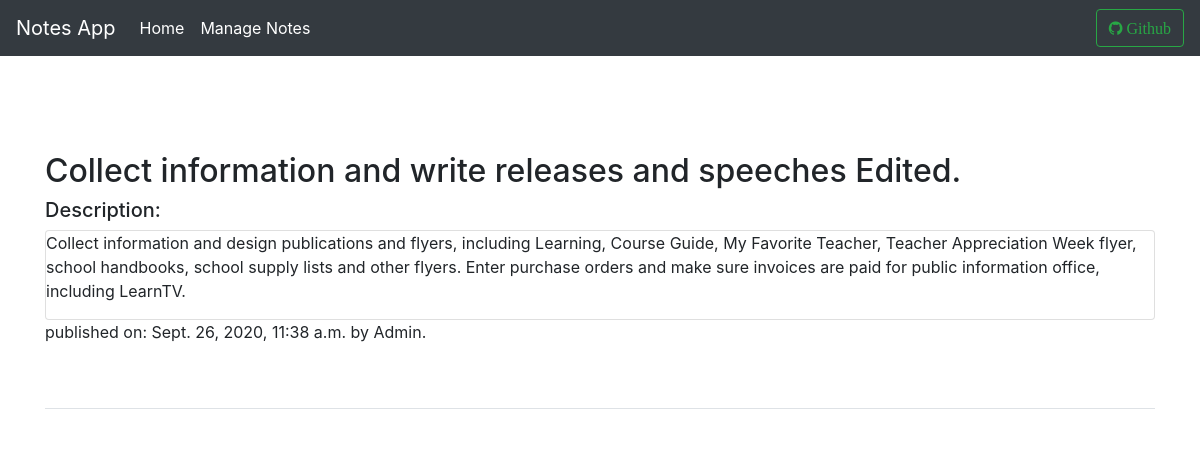
Screenshot of /Info/ with the database file from the repository.
### core/models.py (models this page shows, shortened)
class Core(models.Model):
    title = models.CharField(max_length=200, )
    excerpt = models.TextField(null=True)
    author = models.ForeignKey(User, on_delete=models.CASCADE, related_name='core')
    slug = models.SlugField(max_length=100, unique=True)
    updated = models.DateTimeField(auto_now=True)
    published = models.DateTimeField(default=timezone.now)
    class Meta:
        ordering = ['-published']

### core/views.py (the view)
# urls.py: path('<slug:slug>/', views.SingleView.as_view(), name='single'),
class SingleView(DetailView):
    model = Core
    template_name = 'core/single.html'
    context_object_name = 'post'

### templates/core/single.html
{% extends 'core/base.html' %}
{% block content %}
    <div class="container">
        <div class="row">
            <div class="col-12 pt-5">
                <h2 class="pt-5">{{ post.title }}</h2>
                <h5>Description: </h5>
                <div class="card">
                    <p>{{ post.excerpt }}</p>
                </div>
                <p>published on: {{ post.updated }} by Admin.</p>
            </div>
        </div>
    </div>
{% endblock %}

### rows the page displays
Core: title "Collect information and write releases and speeches Edited.", excerpt "Collect information and design publications and flyers, including Learning, Course Guide, My Favorite Teacher, Teacher Appreciation Week flyer, school handbooks, school supply lists and other flyers. Enter purchase orders and make sure invoices are paid for public information office, including LearnTV.", updated "Sept. 26, 2020, 11:38 a.m."
